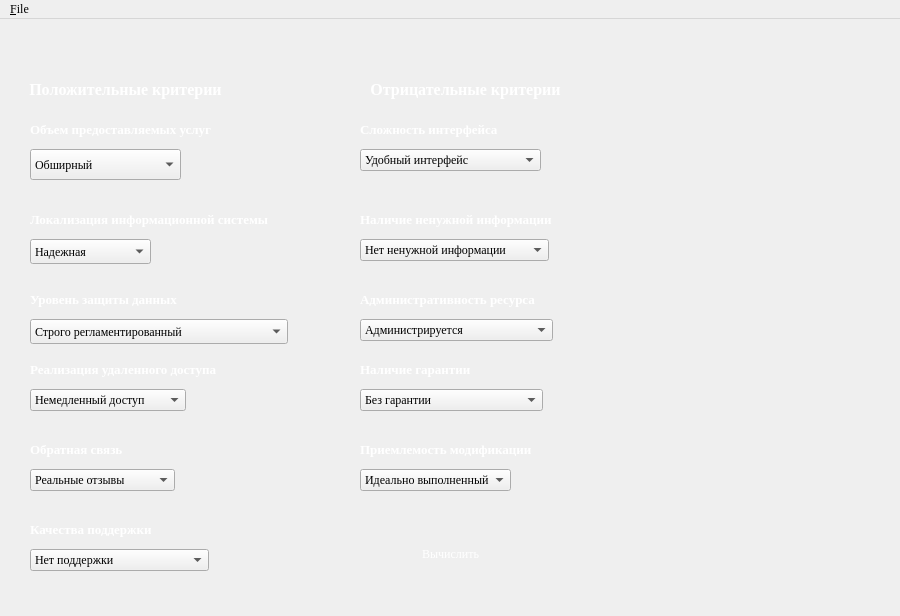
<?xml version="1.0" encoding="UTF-8"?>
<ui version="4.0">
 <class>MainWindow</class>
 <widget class="QMainWindow" name="MainWindow">
  <property name="geometry">
   <rect>
    <x>0</x>
    <y>0</y>
    <width>900</width>
    <height>616</height>
   </rect>
  </property>
  <property name="minimumSize">
   <size>
    <width>633</width>
    <height>616</height>
   </size>
  </property>
  <property name="font">
   <font>
    <family>Liberation Serif</family>
   </font>
  </property>
  <property name="windowTitle">
   <string>MainWindow</string>
  </property>
  <property name="autoFillBackground">
   <bool>false</bool>
  </property>
  <property name="styleSheet">
   <string notr="true">background-image: url(:/newPrefix/stock-image-45421457.jpg);
</string>
  </property>
  <widget class="QWidget" name="centralwidget">
   <widget class="QComboBox" name="comboBox">
    <property name="geometry">
     <rect>
      <x>30</x>
      <y>130</y>
      <width>151</width>
      <height>31</height>
     </rect>
    </property>
    <property name="font">
     <font>
      <family>Liberation Serif</family>
      <kerning>true</kerning>
     </font>
    </property>
    <property name="autoFillBackground">
     <bool>false</bool>
    </property>
    <item>
     <property name="text">
      <string>Обширный</string>
     </property>
    </item>
    <item>
     <property name="text">
      <string>Полный</string>
     </property>
    </item>
    <item>
     <property name="text">
      <string>Неполный</string>
     </property>
    </item>
   </widget>
   <widget class="QLabel" name="label">
    <property name="geometry">
     <rect>
      <x>30</x>
      <y>100</y>
      <width>181</width>
      <height>21</height>
     </rect>
    </property>
    <property name="styleSheet">
     <string notr="true">color: qlineargradient(spread:pad, x1:0, y1:0, x2:1, y2:0, stop:0 rgba(0, 0, 0, 255), stop:1 rgba(255, 255, 255, 255));</string>
    </property>
    <property name="text">
     <string notr="true">&lt;html&gt;&lt;head/&gt;&lt;body&gt;&lt;p align=&quot;justify&quot;&gt;&lt;span style=&quot; font-family:'Liberation Serif,serif'; font-size:10pt; font-weight:600; color:#ffffff;&quot;&gt;Объем предоставляемых услуг&lt;/span&gt;&lt;/p&gt;&lt;/body&gt;&lt;/html&gt;</string>
    </property>
    <property name="textFormat">
     <enum>Qt::AutoText</enum>
    </property>
    <property name="scaledContents">
     <bool>true</bool>
    </property>
    <property name="textInteractionFlags">
     <set>Qt::NoTextInteraction</set>
    </property>
   </widget>
   <widget class="QLabel" name="label_2">
    <property name="geometry">
     <rect>
      <x>30</x>
      <y>190</y>
      <width>241</width>
      <height>21</height>
     </rect>
    </property>
    <property name="text">
     <string>&lt;html&gt;&lt;head/&gt;&lt;body&gt;&lt;p align=&quot;justify&quot;&gt;&lt;span style=&quot; font-family:'Liberation Serif,serif'; font-size:10pt; font-weight:600; color:#ffffff;&quot;&gt;Локализация информационной системы&lt;/span&gt;&lt;/p&gt;&lt;/body&gt;&lt;/html&gt;</string>
    </property>
   </widget>
   <widget class="QComboBox" name="comboBox_2">
    <property name="geometry">
     <rect>
      <x>30</x>
      <y>220</y>
      <width>121</width>
      <height>25</height>
     </rect>
    </property>
    <property name="font">
     <font>
      <family>Liberation Serif</family>
     </font>
    </property>
    <property name="sizeAdjustPolicy">
     <enum>QComboBox::AdjustToContentsOnFirstShow</enum>
    </property>
    <item>
     <property name="text">
      <string>Надежная</string>
     </property>
    </item>
    <item>
     <property name="text">
      <string>Частичная</string>
     </property>
    </item>
    <item>
     <property name="text">
      <string>Отсутствие</string>
     </property>
    </item>
   </widget>
   <widget class="QLabel" name="label_3">
    <property name="geometry">
     <rect>
      <x>30</x>
      <y>270</y>
      <width>151</width>
      <height>21</height>
     </rect>
    </property>
    <property name="styleSheet">
     <string notr="true">color: qlineargradient(spread:pad, x1:0, y1:0, x2:1, y2:0, stop:0 rgba(0, 0, 0, 255), stop:1 rgba(255, 255, 255, 255));</string>
    </property>
    <property name="text">
     <string notr="true">&lt;html&gt;&lt;head/&gt;&lt;body&gt;&lt;p align=&quot;justify&quot;&gt;&lt;span style=&quot; font-family:'Liberation Serif,serif'; font-size:10pt; font-weight:600; color:#ffffff;&quot;&gt;Уровень защиты данных&lt;/span&gt;&lt;/p&gt;&lt;/body&gt;&lt;/html&gt;</string>
    </property>
    <property name="textFormat">
     <enum>Qt::AutoText</enum>
    </property>
    <property name="scaledContents">
     <bool>true</bool>
    </property>
    <property name="textInteractionFlags">
     <set>Qt::NoTextInteraction</set>
    </property>
   </widget>
   <widget class="QComboBox" name="comboBox_3">
    <property name="geometry">
     <rect>
      <x>30</x>
      <y>300</y>
      <width>258</width>
      <height>25</height>
     </rect>
    </property>
    <property name="font">
     <font>
      <family>Liberation Serif</family>
     </font>
    </property>
    <property name="sizeAdjustPolicy">
     <enum>QComboBox::AdjustToMinimumContentsLengthWithIcon</enum>
    </property>
    <item>
     <property name="text">
      <string>Строго регламентированный</string>
     </property>
    </item>
    <item>
     <property name="text">
      <string>Чувствительный</string>
     </property>
    </item>
    <item>
     <property name="text">
      <string>Базовый уровень</string>
     </property>
    </item>
   </widget>
   <widget class="QLabel" name="label_4">
    <property name="geometry">
     <rect>
      <x>30</x>
      <y>340</y>
      <width>191</width>
      <height>21</height>
     </rect>
    </property>
    <property name="text">
     <string>&lt;html&gt;&lt;head/&gt;&lt;body&gt;&lt;p align=&quot;justify&quot;&gt;&lt;span style=&quot; font-family:'Liberation Serif,serif'; font-size:10pt; font-weight:600; color:#ffffff;&quot;&gt;Реализация удаленного доступа&lt;/span&gt;&lt;/p&gt;&lt;/body&gt;&lt;/html&gt;</string>
    </property>
   </widget>
   <widget class="QComboBox" name="comboBox_4">
    <property name="geometry">
     <rect>
      <x>30</x>
      <y>370</y>
      <width>194</width>
      <height>22</height>
     </rect>
    </property>
    <property name="font">
     <font>
      <family>Liberation Serif</family>
     </font>
    </property>
    <property name="sizeAdjustPolicy">
     <enum>QComboBox::AdjustToContents</enum>
    </property>
    <item>
     <property name="text">
      <string>Немедленный доступ</string>
     </property>
    </item>
    <item>
     <property name="text">
      <string>Доступ к конечной точке</string>
     </property>
    </item>
    <item>
     <property name="text">
      <string>Неэффективный доступ</string>
     </property>
    </item>
   </widget>
   <widget class="QLabel" name="label_5">
    <property name="geometry">
     <rect>
      <x>30</x>
      <y>420</y>
      <width>101</width>
      <height>21</height>
     </rect>
    </property>
    <property name="text">
     <string>&lt;html&gt;&lt;head/&gt;&lt;body&gt;&lt;p align=&quot;justify&quot;&gt;&lt;span style=&quot; font-family:'Liberation Serif,serif'; font-size:10pt; font-weight:600; color:#ffffff;&quot;&gt;Обратная связь&lt;/span&gt;&lt;/p&gt;&lt;/body&gt;&lt;/html&gt;</string>
    </property>
   </widget>
   <widget class="QComboBox" name="comboBox_5">
    <property name="geometry">
     <rect>
      <x>30</x>
      <y>450</y>
      <width>179</width>
      <height>22</height>
     </rect>
    </property>
    <property name="font">
     <font>
      <family>Liberation Serif</family>
     </font>
    </property>
    <property name="sizeAdjustPolicy">
     <enum>QComboBox::AdjustToContents</enum>
    </property>
    <property name="frame">
     <bool>true</bool>
    </property>
    <item>
     <property name="text">
      <string>Реальные отзывы</string>
     </property>
    </item>
    <item>
     <property name="text">
      <string>Сомнительная система</string>
     </property>
    </item>
    <item>
     <property name="text">
      <string>Нет отзывов</string>
     </property>
    </item>
   </widget>
   <widget class="QComboBox" name="comboBox_6">
    <property name="enabled">
     <bool>true</bool>
    </property>
    <property name="geometry">
     <rect>
      <x>30</x>
      <y>530</y>
      <width>222</width>
      <height>22</height>
     </rect>
    </property>
    <property name="font">
     <font>
      <family>Liberation Serif</family>
     </font>
    </property>
    <property name="sizeAdjustPolicy">
     <enum>QComboBox::AdjustToContents</enum>
    </property>
    <property name="frame">
     <bool>true</bool>
    </property>
    <item>
     <property name="text">
      <string>Нет поддержки</string>
     </property>
    </item>
    <item>
     <property name="text">
      <string>Реализация одного варианта</string>
     </property>
    </item>
    <item>
     <property name="text">
      <string>Реализация двух вариантов</string>
     </property>
    </item>
    <item>
     <property name="text">
      <string>Многовариантная реализация</string>
     </property>
    </item>
   </widget>
   <widget class="QLabel" name="label_6">
    <property name="geometry">
     <rect>
      <x>30</x>
      <y>500</y>
      <width>121</width>
      <height>21</height>
     </rect>
    </property>
    <property name="text">
     <string>&lt;html&gt;&lt;head/&gt;&lt;body&gt;&lt;p align=&quot;justify&quot;&gt;&lt;span style=&quot; font-family:'Liberation Serif,serif'; font-size:10pt; font-weight:600; color:#ffffff;&quot;&gt;Качества поддержки&lt;/span&gt;&lt;/p&gt;&lt;/body&gt;&lt;/html&gt;</string>
    </property>
   </widget>
   <widget class="QLabel" name="label_7">
    <property name="geometry">
     <rect>
      <x>10</x>
      <y>60</y>
      <width>231</width>
      <height>21</height>
     </rect>
    </property>
    <property name="styleSheet">
     <string notr="true">color: qlineargradient(spread:pad, x1:0, y1:0, x2:1, y2:0, stop:0 rgba(0, 0, 0, 255), stop:1 rgba(255, 255, 255, 255));</string>
    </property>
    <property name="text">
     <string notr="true">&lt;html&gt;&lt;head/&gt;&lt;body&gt;&lt;p align=&quot;center&quot;&gt;&lt;span style=&quot; font-family:'Liberation Serif,serif'; font-size:12pt; font-weight:600; color:#ffffff;&quot;&gt;Положительные критерии&lt;/span&gt;&lt;/p&gt;&lt;/body&gt;&lt;/html&gt;</string>
    </property>
    <property name="textFormat">
     <enum>Qt::AutoText</enum>
    </property>
    <property name="scaledContents">
     <bool>true</bool>
    </property>
    <property name="textInteractionFlags">
     <set>Qt::NoTextInteraction</set>
    </property>
   </widget>
   <widget class="QLabel" name="label_8">
    <property name="geometry">
     <rect>
      <x>360</x>
      <y>100</y>
      <width>181</width>
      <height>21</height>
     </rect>
    </property>
    <property name="styleSheet">
     <string notr="true">color: qlineargradient(spread:pad, x1:0, y1:0, x2:1, y2:0, stop:0 rgba(0, 0, 0, 255), stop:1 rgba(255, 255, 255, 255));</string>
    </property>
    <property name="text">
     <string notr="true">&lt;html&gt;&lt;head/&gt;&lt;body&gt;&lt;p align=&quot;justify&quot;&gt;&lt;span style=&quot; font-family:'Liberation Serif,serif'; font-size:10pt; font-weight:600; color:#ffffff;&quot;&gt;Сложность интерфейса&lt;/span&gt;&lt;/p&gt;&lt;/body&gt;&lt;/html&gt;</string>
    </property>
    <property name="textFormat">
     <enum>Qt::AutoText</enum>
    </property>
    <property name="scaledContents">
     <bool>true</bool>
    </property>
    <property name="textInteractionFlags">
     <set>Qt::NoTextInteraction</set>
    </property>
   </widget>
   <widget class="QLabel" name="label_9">
    <property name="geometry">
     <rect>
      <x>360</x>
      <y>340</y>
      <width>121</width>
      <height>21</height>
     </rect>
    </property>
    <property name="text">
     <string>&lt;html&gt;&lt;head/&gt;&lt;body&gt;&lt;p align=&quot;justify&quot;&gt;&lt;span style=&quot; font-family:'Liberation Serif,serif'; font-size:10pt; font-weight:600; color:#ffffff;&quot;&gt;Наличие гарантии&lt;/span&gt;&lt;/p&gt;&lt;/body&gt;&lt;/html&gt;</string>
    </property>
   </widget>
   <widget class="QComboBox" name="comboBox_7">
    <property name="geometry">
     <rect>
      <x>360</x>
      <y>130</y>
      <width>229</width>
      <height>22</height>
     </rect>
    </property>
    <property name="font">
     <font>
      <family>Liberation Serif</family>
      <kerning>true</kerning>
     </font>
    </property>
    <property name="autoFillBackground">
     <bool>false</bool>
    </property>
    <property name="sizeAdjustPolicy">
     <enum>QComboBox::AdjustToContents</enum>
    </property>
    <item>
     <property name="text">
      <string>Удобный интерфейс</string>
     </property>
    </item>
    <item>
     <property name="text">
      <string>Неадаптированный интерфейс</string>
     </property>
    </item>
    <item>
     <property name="text">
      <string>Сложный интерфейс</string>
     </property>
    </item>
   </widget>
   <widget class="QLabel" name="label_10">
    <property name="geometry">
     <rect>
      <x>360</x>
      <y>420</y>
      <width>181</width>
      <height>21</height>
     </rect>
    </property>
    <property name="text">
     <string>&lt;html&gt;&lt;head/&gt;&lt;body&gt;&lt;p align=&quot;justify&quot;&gt;&lt;span style=&quot; font-family:'Liberation Serif,serif'; font-size:10pt; font-weight:600; color:#ffffff;&quot;&gt;Приемлемость модификации&lt;/span&gt;&lt;/p&gt;&lt;/body&gt;&lt;/html&gt;</string>
    </property>
   </widget>
   <widget class="QLabel" name="label_11">
    <property name="geometry">
     <rect>
      <x>360</x>
      <y>190</y>
      <width>201</width>
      <height>21</height>
     </rect>
    </property>
    <property name="text">
     <string>&lt;html&gt;&lt;head/&gt;&lt;body&gt;&lt;p align=&quot;justify&quot;&gt;&lt;span style=&quot; font-family:'Liberation Serif,serif'; font-size:10pt; font-weight:600; color:#ffffff;&quot;&gt;Наличие ненужной информации&lt;/span&gt;&lt;/p&gt;&lt;/body&gt;&lt;/html&gt;</string>
    </property>
   </widget>
   <widget class="QLabel" name="label_12">
    <property name="geometry">
     <rect>
      <x>360</x>
      <y>270</y>
      <width>181</width>
      <height>21</height>
     </rect>
    </property>
    <property name="styleSheet">
     <string notr="true">color: qlineargradient(spread:pad, x1:0, y1:0, x2:1, y2:0, stop:0 rgba(0, 0, 0, 255), stop:1 rgba(255, 255, 255, 255));</string>
    </property>
    <property name="text">
     <string notr="true">&lt;html&gt;&lt;head/&gt;&lt;body&gt;&lt;p align=&quot;justify&quot;&gt;&lt;span style=&quot; font-family:'Liberation Serif,serif'; font-size:10pt; font-weight:600; color:#ffffff;&quot;&gt;Административность ресурса&lt;/span&gt;&lt;/p&gt;&lt;/body&gt;&lt;/html&gt;</string>
    </property>
    <property name="textFormat">
     <enum>Qt::AutoText</enum>
    </property>
    <property name="scaledContents">
     <bool>true</bool>
    </property>
    <property name="textInteractionFlags">
     <set>Qt::NoTextInteraction</set>
    </property>
   </widget>
   <widget class="QComboBox" name="comboBox_8">
    <property name="geometry">
     <rect>
      <x>360</x>
      <y>300</y>
      <width>245</width>
      <height>22</height>
     </rect>
    </property>
    <property name="font">
     <font>
      <family>Liberation Serif</family>
     </font>
    </property>
    <property name="sizeAdjustPolicy">
     <enum>QComboBox::AdjustToContents</enum>
    </property>
    <item>
     <property name="text">
      <string>Администрируется</string>
     </property>
    </item>
    <item>
     <property name="text">
      <string>Не часто вводится</string>
     </property>
    </item>
    <item>
     <property name="text">
      <string>Крайне редко администрируется</string>
     </property>
    </item>
   </widget>
   <widget class="QComboBox" name="comboBox_9">
    <property name="geometry">
     <rect>
      <x>360</x>
      <y>450</y>
      <width>184</width>
      <height>22</height>
     </rect>
    </property>
    <property name="font">
     <font>
      <family>Liberation Serif</family>
     </font>
    </property>
    <property name="sizeAdjustPolicy">
     <enum>QComboBox::AdjustToContents</enum>
    </property>
    <property name="frame">
     <bool>true</bool>
    </property>
    <item>
     <property name="text">
      <string>Идеально выполненный</string>
     </property>
    </item>
    <item>
     <property name="text">
      <string>Приемлемый</string>
     </property>
    </item>
    <item>
     <property name="text">
      <string>Неприемлемо</string>
     </property>
    </item>
   </widget>
   <widget class="QComboBox" name="comboBox_10">
    <property name="geometry">
     <rect>
      <x>360</x>
      <y>220</y>
      <width>237</width>
      <height>22</height>
     </rect>
    </property>
    <property name="font">
     <font>
      <family>Liberation Serif</family>
     </font>
    </property>
    <property name="sizeAdjustPolicy">
     <enum>QComboBox::AdjustToContents</enum>
    </property>
    <item>
     <property name="text">
      <string>Нет ненужной информации</string>
     </property>
    </item>
    <item>
     <property name="text">
      <string>Небольшое количество </string>
     </property>
    </item>
    <item>
     <property name="text">
      <string>Неадаптированная информация</string>
     </property>
    </item>
   </widget>
   <widget class="QComboBox" name="comboBox_11">
    <property name="geometry">
     <rect>
      <x>360</x>
      <y>370</y>
      <width>230</width>
      <height>22</height>
     </rect>
    </property>
    <property name="font">
     <font>
      <family>Liberation Serif</family>
     </font>
    </property>
    <property name="sizeAdjustPolicy">
     <enum>QComboBox::AdjustToContents</enum>
    </property>
    <item>
     <property name="text">
      <string>Без гарантии</string>
     </property>
    </item>
    <item>
     <property name="text">
      <string>Не детализированный</string>
     </property>
    </item>
    <item>
     <property name="text">
      <string>Гарантия с полным описанием</string>
     </property>
    </item>
   </widget>
   <widget class="QLabel" name="label_13">
    <property name="geometry">
     <rect>
      <x>350</x>
      <y>60</y>
      <width>231</width>
      <height>21</height>
     </rect>
    </property>
    <property name="styleSheet">
     <string notr="true">color: qlineargradient(spread:pad, x1:0, y1:0, x2:1, y2:0, stop:0 rgba(0, 0, 0, 255), stop:1 rgba(255, 255, 255, 255));</string>
    </property>
    <property name="text">
     <string notr="true">&lt;html&gt;&lt;head/&gt;&lt;body&gt;&lt;p align=&quot;center&quot;&gt;&lt;span style=&quot; font-family:'Liberation Serif,serif'; font-size:12pt; font-weight:600; color:#ffffff;&quot;&gt;Отрицательные критерии&lt;/span&gt;&lt;/p&gt;&lt;/body&gt;&lt;/html&gt;</string>
    </property>
    <property name="textFormat">
     <enum>Qt::AutoText</enum>
    </property>
    <property name="scaledContents">
     <bool>true</bool>
    </property>
    <property name="textInteractionFlags">
     <set>Qt::NoTextInteraction</set>
    </property>
   </widget>
   <widget class="QPushButton" name="pushButton">
    <property name="geometry">
     <rect>
      <x>380</x>
      <y>520</y>
      <width>141</width>
      <height>29</height>
     </rect>
    </property>
    <property name="sizePolicy">
     <sizepolicy hsizetype="Minimum" vsizetype="Fixed">
      <horstretch>0</horstretch>
      <verstretch>0</verstretch>
     </sizepolicy>
    </property>
    <property name="font">
     <font>
      <family>Liberation Serif</family>
     </font>
    </property>
    <property name="autoFillBackground">
     <bool>false</bool>
    </property>
    <property name="styleSheet">
     <string notr="true">color: rgb(255, 255, 255);</string>
    </property>
    <property name="text">
     <string>Вычислить</string>
    </property>
    <property name="autoDefault">
     <bool>false</bool>
    </property>
    <property name="default">
     <bool>false</bool>
    </property>
    <property name="flat">
     <bool>true</bool>
    </property>
   </widget>
  </widget>
  <widget class="QMenuBar" name="menubar">
   <property name="geometry">
    <rect>
     <x>0</x>
     <y>0</y>
     <width>900</width>
     <height>26</height>
    </rect>
   </property>
   <widget class="QMenu" name="menu_File">
    <property name="title">
     <string>&amp;File</string>
    </property>
    <widget class="QMenu" name="menu_Open">
     <property name="title">
      <string>&amp;Open</string>
     </property>
     <property name="toolTipsVisible">
      <bool>false</bool>
     </property>
     <addaction name="action_New"/>
     <addaction name="action_Recent"/>
    </widget>
    <addaction name="menu_Open"/>
   </widget>
   <addaction name="menu_File"/>
  </widget>
  <action name="action_New">
   <property name="text">
    <string>&amp;New</string>
   </property>
  </action>
  <action name="action_Recent">
   <property name="text">
    <string>&amp;Recent</string>
   </property>
  </action>
 </widget>
 <resources>
  <include location="../../../Desktop/Y2 S1/Information resource management/test.qrc"/>
 </resources>
 <connections/>
</ui>
